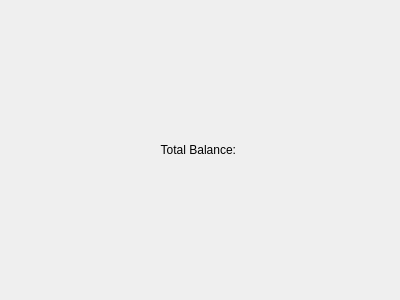
<?xml version="1.0" encoding="UTF-8"?>
<ui version="4.0">
 <class>TotalBalance</class>
 <widget class="QWidget" name="TotalBalance">
  <property name="geometry">
   <rect>
    <x>0</x>
    <y>0</y>
    <width>400</width>
    <height>300</height>
   </rect>
  </property>
  <property name="windowTitle">
   <string>Total Balance</string>
  </property>
  <layout class="QVBoxLayout" name="verticalLayout">
    <item>
     <widget class="QLabel" name="totalBalanceLabel">
      <property name="text">
       <string>Total Balance: </string>
      </property>
      <property name="alignment">
       <set>Qt::AlignCenter</set>
      </property>
     </widget>
    </item>
  </layout>
 </widget>
 <resources/>
 <connections/>
</ui>
